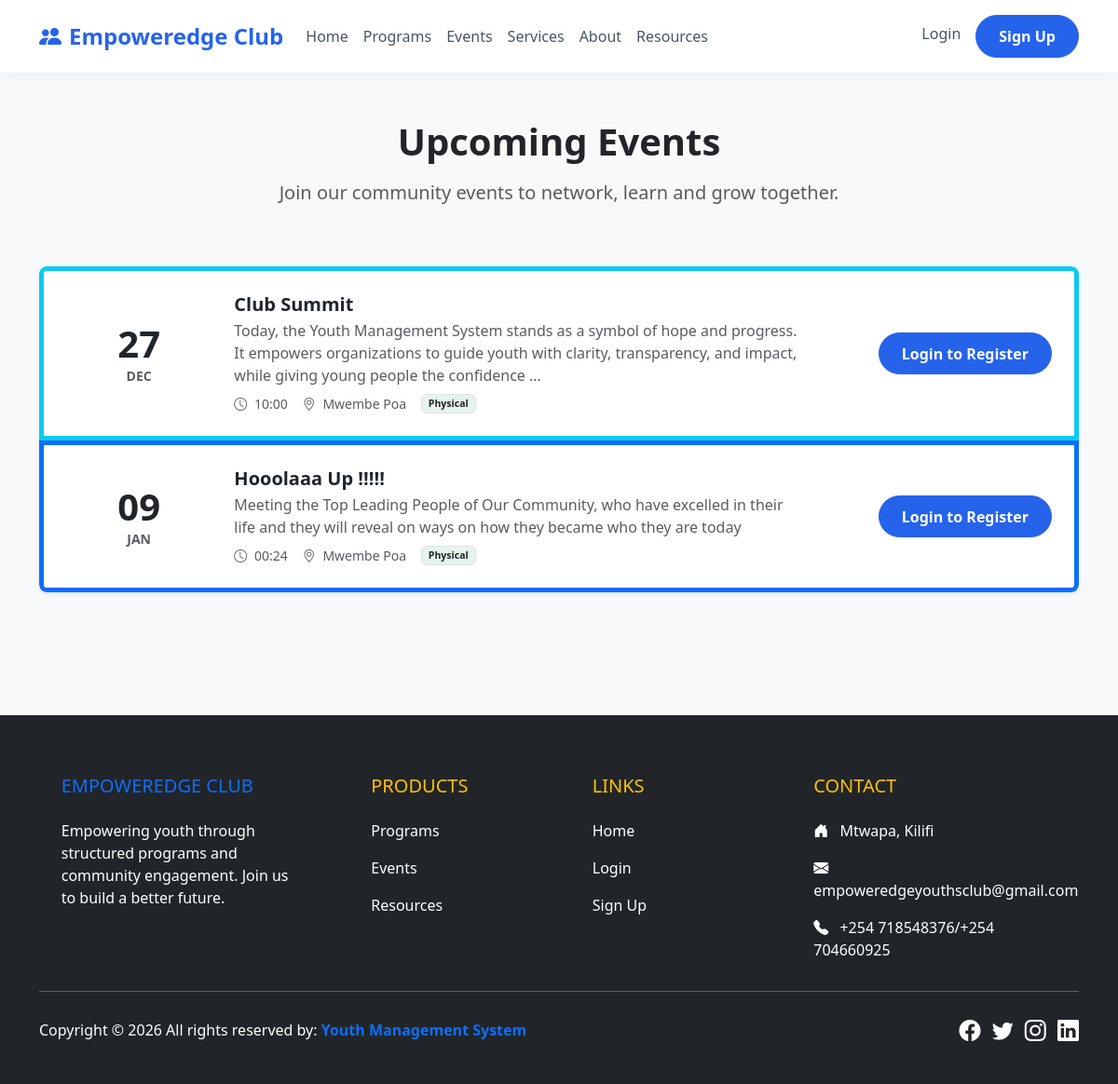
Screenshot of /events/ with the database file from the repository.
### events/models.py (models this page shows, shortened)
class Event(models.Model):
    TYPE_CHOICES = [
        ('PHYSICAL', 'Physical'),
        ('VIRTUAL', 'Virtual'),
    ]
    title = models.CharField(max_length=200)
    description = models.TextField()
    event_type = models.CharField(max_length=20, choices=TYPE_CHOICES, default='PHYSICAL')
    date = models.DateTimeField()
    location = models.CharField(max_length=255, help_text="Physical location or Virtual meeting link")
    organizer = models.ForeignKey(settings.AUTH_USER_MODEL, on_delete=models.CASCADE, related_name='organized_events')
    image = models.ImageField(upload_to='event_images/', blank=True, null=True)
    created_at = models.DateTimeField(auto_now_add=True)

### events/views.py (the view)
# urls.py: path('', EventListView.as_view(), name='event_list'),
class EventListView(ListView):
    model = Event
    template_name = 'events/event_list.html'
    context_object_name = 'events'
    ordering = ['-date']
    def get_context_data(self, **kwargs):
        context = super().get_context_data(**kwargs)
        if self.request.user.is_authenticated:
            context['registered_event_ids'] = list(Attendance.objects.filter(
                user=self.request.user
            ).values_list('event_id', flat=True))
        return context

### templates/events/event_list.html (shortened to what this page needs)
{% extends 'base.html' %}
{% block content %}
<div class="container py-5">
    <div class="row mb-5">
        <div class="col-lg-8 mx-auto text-center">
            <h1 class="fw-bold mb-3">Upcoming Events</h1>
            <p class="lead text-muted">Join our community events to network, learn and grow together.</p>
        </div>
    </div>
    <div class="list-group list-group-flush shadow-sm rounded-3 overflow-hidden">
        {% for event in events %}
        <div
            class="list-group-item p-4 border-start border-5 {% if forloop.counter|divisibleby:2 %}border-primary{% else %}border-info{% endif %}">
            <div class="row align-items-center">
                <div class="col-md-2 text-center mb-3 mb-md-0">
                    <div class="display-6 fw-bold text-dark">{{ event.date|date:"d" }}</div>
                    <div class="text-uppercase text-muted small fw-bold">{{ event.date|date:"M" }}</div>
                </div>
                <div class="col-md-7 mb-3 mb-md-0">
                    <h5 class="fw-bold text-dark mb-1">{{ event.title }}</h5>
                    <p class="text-muted mb-2">{{ event.description|truncatewords:30 }}</p>
                    <div class="d-flex gap-3 small text-muted">
                        <span><i class="bi bi-clock me-1"></i> {{ event.date|date:"H:i" }}</span>
                        <span><i class="bi bi-geo-alt me-1"></i> {{ event.location }}</span>
                        <span
                            class="badge {% if event.event_type == 'VIRTUAL' %}bg-info{% else %}bg-success{% endif %} bg-opacity-10 text-dark border">
                            {{ event.get_event_type_display }}
                        </span>
                    </div>
                </div>
                <div class="col-md-3 text-md-end">
                    {% if user.is_authenticated %}
                    {% if event.id in registered_event_ids %}
                    <button class="btn btn-success rounded-pill px-4" disabled>
                        <i class="bi bi-check-circle-fill me-1"></i>Registered
                    </button>
                    {% else %}
                    <form action="{% url 'event_register' event.pk %}" method="post" class="d-inline">
                        {% csrf_token %}
                        <button type="submit" class="btn btn-primary rounded-pill px-4">Register</button>
                    </form>
                    {% endif %}
                    {% else %}
                    <a href="{% url 'login' %}?next={{ request.path }}" class="btn btn-primary rounded-pill px-4">Login
                        to Register</a>
                    {% endif %}
                </div>
            </div>
        </div>
        {% empty %}
        <div class="list-group-item p-5 text-center">
            <p class="mb-0 text-muted">No upcoming events found.</p>
        </div>
        {% endfor %}
    </div>
</div>
{% endblock %}

### templates/base.html (style rules this page uses)
body { font-family: system-ui, -apple-system, BlinkMacSystemFont, 'Segoe UI', Roboto, Oxygen, Ubuntu, Cantarell, 'Open Sans', 'Helvetica Neue', sans-serif; background-color: #f8f9fa; }
.btn-primary { background-color: #2563eb; border-color: #2563eb; padding: 0.6rem 1.5rem; font-weight: 600; }

### rows the page displays
Event: date "27", date "DEC", title "Club Summit", description "Today, the Youth Management System stands as a symbol of hope and progress. It empowers organizations to guide youth with clarity, transparency, and impact, while giving young people the confidence …", date "10:00", location "Mwembe Poa", event_type "Physical"
Event: date "09", date "JAN", title "Hooolaaa Up !!!!!", description "Meeting the Top Leading People of Our Community, who have excelled in their life and they will reveal on ways on how they became who they are today", date "00:24", location "Mwembe Poa", event_type "Physical"
